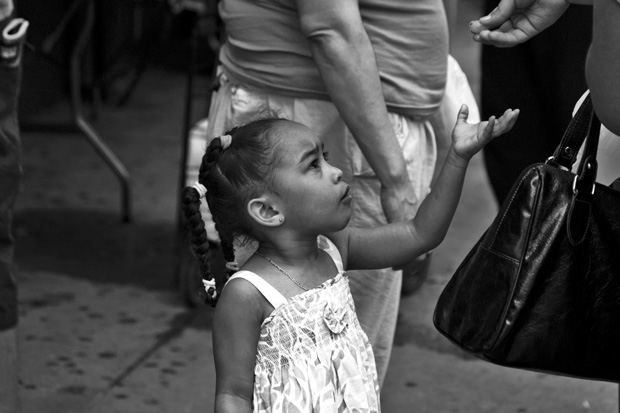
%> input picture test.jpg, 620 x 413 px
$ octave main.m   (GNU Octave 9; MATLAB toolbox functions it lacks are replaced by stand-ins)
%> lines starting %> are read from the running program, lines starting %| are printed output that depends on the picture
### global_Box.m
function [box_fusion,box1,box2,x0,y0] = global_Box(img1,img2)

[x0,y0]=correlationPhase(img1,img2);
[box1]=box(img1);
[box2]=translateBox(box1,x0,y0);
box_fusion=zeros(2,2);
for i=1:2
    for j=1:2
        if i==1
            if (box1(i,j)<box2(i,j)) % On garde le minimum pour l'origine
                                     % (coin supérieur gauche)
                box_fusion(i,j)=box1(i,j);
            else
                box_fusion(i,j)=box2(i,j);
            end
        else
            if (box1(i,j)>box2(i,j)) % On garde le maximum pour le deuxieme
                                     % point de la boite (coin inférieur
                                     % droit)
                box_fusion(i,j)=box1(i,j);
            else
                box_fusion(i,j)=box2(i,j);
            end
        end
    end
end

% Si on a une origine inférieure à 0, on la translate en (0,0);

if box_fusion(1,1)<0
    box_fusion(1,1)=box_fusion(1,1)-x0;
    box_fusion(2,1)=box_fusion(2,1)-x0;
end

if box_fusion(1,2)<0
    box_fusion(1,2)=box_fusion(1,2)-y0;
    box_fusion(2,2)=box_fusion(2,2)-y0;
end

### main.m
% On commence par prendre 3 images diff閞entes de l'image de d閜art
% (M阭e orientation et m阭e phase)

clear all;
close all;
clc;

A=double(imread('test.jpg'));
%> A: size 413x620 double; min 0, max 255, mean 72.3; mean of the top-left, top-right, bottom-left and bottom-right quarters 50.5, 82.2, 78.5, 77.8
figure(1), imshow(uint8(A)), colorbar
title('\fontsize{12}\bfImage de base');

h=300;
l=300;

%% D閠ermination des sous images

A2=zeros(h,l);
A2=A(50:350,50:350);
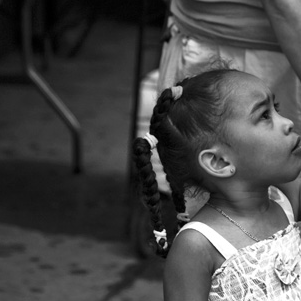
%> A2: size 301x301 double; min 0, max 255, mean 72.9
figure(2), imshow(uint8(A2)), colorbar
title('\fontsize{12}\bfPremi鑢e sous-image');

A1=zeros(h,l);
A1=A(110:410,110:410);
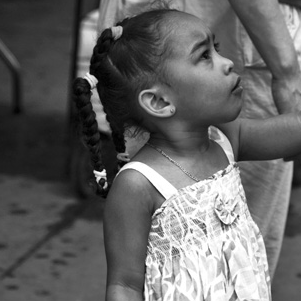
%> A1: size 301x301 double; min 0, max 255, mean 101.6
figure(3), imshow(uint8(A1)), colorbar
%> the run ends on the next line
title('\fontsize{12}\bfDeuxi鑝e sous-image');

%% Fusion de deux images

[box_fusion,box2,box1,x0,y0]=global_Box(A2,A1);
